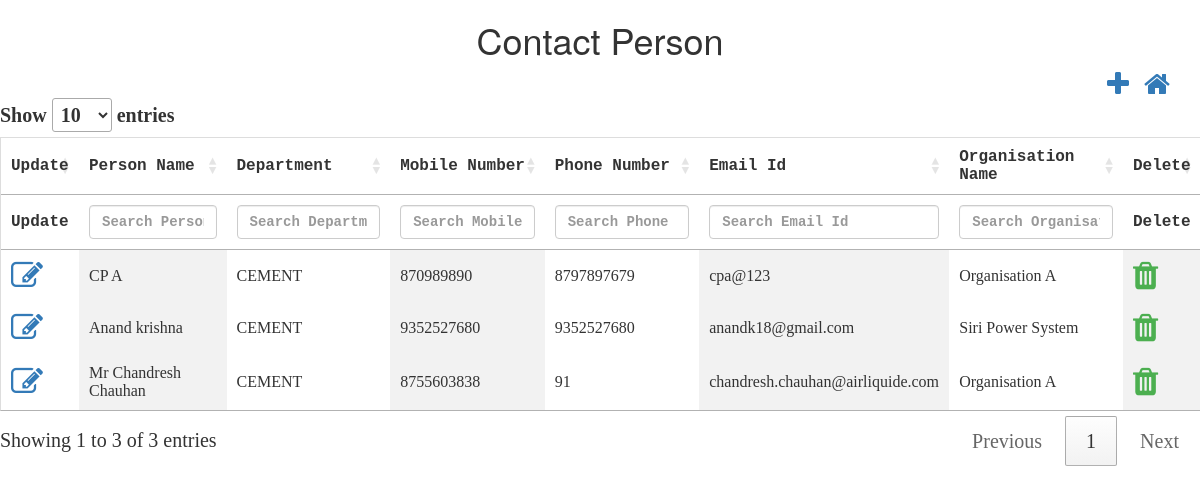
The app's page /controllers/contactPerson.php with its own data.
### tables this page shows
CREATE TABLE `tbl_contactperson` (
  `nid` int(10) NOT NULL,
  `ncontact_person_id` int(10) NOT NULL,
  `nlogged_in_user_id` int(10) NOT NULL,
  `cperson_name` varchar(50) NOT NULL,
  `ndept_id` int(10) NOT NULL,
  `cmobile_number` varchar(50) NOT NULL,
  `cphone_number` varchar(50) NOT NULL,
  `cemail_id` varchar(50) NOT NULL,
  `norg_id` int(10) NOT NULL,
  `isActive` bit(1) NOT NULL,
  `isAvailable` bit(1) NOT NULL,
  `dcreated_date` datetime NOT NULL,
  `dupdated_date` datetime NOT NULL,
  `ninternal_id` int(11) DEFAULT NULL
);

CREATE TABLE `tbl_department` (
  `nid` int(10) NOT NULL,
  `ndept_id` int(10) NOT NULL,
  `cdept_name` varchar(50) NOT NULL,
  `isActive` bit(1) NOT NULL,
  `isAvailable` bit(1) NOT NULL,
  `dcreated_date` datetime NOT NULL,
  `dupdated_date` datetime NOT NULL,
  `ninternal_id` int(11) DEFAULT NULL
);

CREATE TABLE `tbl_organisation` (
  `nid` int(10) NOT NULL,
  `norg_id` int(10) NOT NULL,
  `corg_name` varchar(50) NOT NULL,
  `corg_address` varchar(50) NOT NULL,
  `corg_city` varchar(50) NOT NULL,
  `corg_state` varchar(50) NOT NULL,
  `corg_country` varchar(50) NOT NULL,
  `corg_mobileNumber` varchar(10) NOT NULL,
  `corg_emailId` varchar(50) NOT NULL,
  `norg_segment_id` int(10) NOT NULL,
  `isActive` bit(1) NOT NULL,
  `isAvailable` bit(1) NOT NULL,
  `dcreated_date` datetime NOT NULL,
  `dupdated_date` datetime NOT NULL,
  `ninternal_id` int(11) DEFAULT NULL
);

### controllers/contactPerson.php (the view, shortened to what this page needs)
<html>
<head>
    <script src="http://ajax.googleapis.com/ajax/libs/jquery/1.11.2/jquery.min.js"></script>
    <link rel="stylesheet" href="../css/theme.css">
    <link rel="stylesheet" href="https://cdn.datatables.net/1.10.22/css/jquery.dataTables.min.css">
    <link rel="stylesheet" href="https://cdnjs.cloudflare.com/ajax/libs/font-awesome/4.7.0/css/font-awesome.min.css">
    <link rel="stylesheet" href="https://maxcdn.bootstrapcdn.com/bootstrap/3.4.1/css/bootstrap.min.css">
</head>
<h1>Contact Person</h1>
<div class="container">
    <a style="float:right;margin-left: 15px;" href="../dashboard.php"><i class="fa fa-home fa-2x"></i></a>
    <a style="float:right" href="#contactPerson_modal" data-toggle="modal" id='add' data-id="1"><i class="fa fa-plus fa-2x"
                                                                                                  aria-hidden="true"></i></a>
</div>
<?php
$conn = OpenCon();
$sql = $sql = "SELECT c.ninternal_id,c.ncontact_person_id,c.cperson_name,c.ndept_id,c.cmobile_number,c.cphone_number,c.cemail_id,c.isAvailable, o.corg_name,d.cdept_name
                    FROM tbl_contactperson AS c
                    INNER JOIN tbl_organisation AS o
                    ON c.norg_id = o.norg_id
                    INNER JOIN tbl_department AS d
                    ON c.ndept_id= d.ndept_id
                    WHERE c.isAvailable=1";
$retval = mysqli_query($conn, $sql);
echo "<table id='contactPersonTable'  name='contactPersonTable' >
            <thead>
            <tr>
            <th style='display:none;'>INTERNAL ID</th>
            <th style='display:none;'>CONTACT PERSON ID</th>
            <th>Update</th>
            <th>Person Name</th>
            <th>Department</th>
            <th>Mobile Number</th>
            <th>Phone Number</th>
            <th>Email Id</th>
            <th>Organisation Name</th>
            <th>Delete</th>
            </tr>
            </thead>
            <tbody>
            ";
while ($row = mysqli_fetch_array($retval, MYSQLI_ASSOC)) {
    echo "<tr>";
    echo "<td ><a  href='#contactPerson_modal' data-toggle='modal' class='updateClass' data-id='2'><i class='fa fa-edit fa-2x'></i></a></td>";
    echo "<td>" . $row['cperson_name'] . "</td>";
    echo "<td>" . $row['cdept_name'] . "</td>";
    echo "<td>" . $row['cmobile_number'] . "</td>";
    echo "<td>" . $row['cphone_number'] . "</td>";
    echo "<td>" . $row['cemail_id'] . "</td>";
    echo "<td>" . $row['corg_name'] . "</td>";
       echo "<td class='action-delete'><i class='fa fa-trash fa-2x' style='color:#4caf50;'</i></td>";
    echo "</tr>";
}
echo "</tbody></table>";
?>
</html>

### css/theme.css (style rules this page uses)
h1 { text-align: center; }
table { border-collapse: collapse; border-spacing: 0; width: 100%; border: 1px solid #ddd; }
th { text-align: left; padding: 10px !important; font-family: "Lucida Console", Courier, monospace; }
td { text-align: left; padding: 10px !important; }
td:nth-child(even) { background-color: #f2f2f2; }

### records on screen
tbl_contactperson: cperson_name "CP A", tbl_department.cdept_name "CEMENT", cmobile_number "870989890", cphone_number "8797897679", cemail "cpa@123", tbl_organisation.corg_name "Organisation A"
tbl_contactperson: cperson_name "Anand krishna", tbl_department.cdept_name "CEMENT", cmobile_number "9352527680", cphone_number "9352527680", cemail "anandk18@gmail.com", tbl_organisation.corg_name "Siri Power System"
tbl_contactperson: cperson_name "Mr Chandresh Chauhan", tbl_department.cdept_name "CEMENT", cmobile_number "8755603838", cphone_number "91", cemail "chandresh.chauhan@airliquide.com", tbl_organisation.corg_name "Organisation A"
